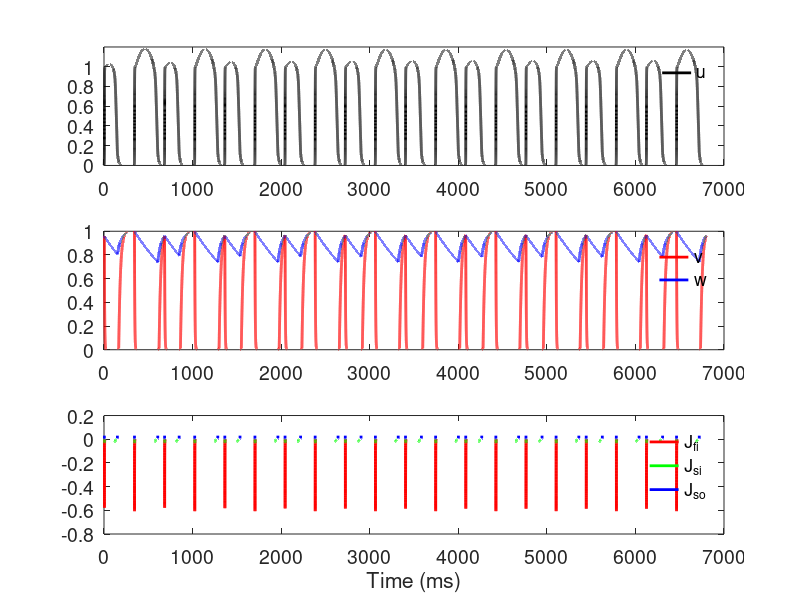

Write the MATLAB code that produced this figure.
% Fenton-Karma 3-variable model in 0d
set(0,'defaultlinelinewidth',2)
set(0,'defaultaxesfontsize',14)

% parameter values
tvp=3.33;
tv1m=19.6;
tv2m=1250.;
twp=870.0;
twm=41.0;
td=0.25;
to=12.5;
tr=33.33;
tsi=29.0;
xk=10.0;
ucsi=0.85;
uc=0.13;
uv=0.04;

% Guinea Pig parameter set from FentonKarma98
% tvp=10;
% tv1m=40;
% tv2m=333;
% twp=1000;
% twm=65;
% td=1/8.7;
% to=12.5;    % same as for BR
% tr=25;
% tsi=22;
% xk=10;      % same as for BR
% ucsi=0.85;  % same as for BR
% uc=0.13;    % same as for BR
% uv=0.025;

% stimulation period and strength
%period=320.0;
%period=500.0;
period=340.;
%stimmag=0.66;
%stimmag=0.148*2;
% this function should give stimulus value from time in ms
%stimscale = 0.35*180;
stimscale = 0.4;
stimdur = 10;
offset1 = 7;
offset2 = offset1*.96;
tscale = 0.725;
f = @(t) -stimscale*(t/tscale-offset1)./(1+(t/tscale-offset2).^4);

% initial values 
u=0.0;
v=0.95;
w=0.95;
%  v=1;
%  w=1;
% v=0.95;
% w=0.7;

% numerical parameters
dt = 0.02; % size of time step in ms
nbeats=20;
endtime=nbeats*period;
%endtime = 5000; % length of simulation in ms
nsteps=ceil(endtime/dt);

% vectors for saving data to plot
usave = zeros(nsteps+1,1);
vsave = zeros(nsteps+1,1);
wsave = zeros(nsteps+1,1);
usave(1,1) = u;
vsave(1,1) = v;
wsave(1,1) = w;

jfisave = zeros(nsteps+1,1);
jsisave = zeros(nsteps+1,1);
jsosave = zeros(nsteps+1,1);
jfisave(1,1) = 0;
jsisave(1,1) = 0;
jsosave(1,1) = 0;
t = 0:nsteps;
t=t*dt;

for ntime=1:nsteps
    
    p=0; % heaviside functions
    q=0;
    if(u>=uc)
        p=1;
    end
    if(u>=uv)
        q=1.;
    end
    dv=(1.-p)*(1.-v)/((1.-q)*tv1m+tv2m*q) - p*v/tvp;
    dw=(1.-p)*(1.-w)/twm - p*w/twp;
    v=v+dt*dv; % solving/updating v and w
    w=w+dt*dw;
    jfi=-v*p*(u-uc)*(1.-u)/td;
    jso=u*(1.-p)/to+p/tr;
    jsi=-w*(1.+tanh(xk*(u-ucsi)))/(2.*tsi);
    
    % stimulus
    istim=0;
    steps_since_new_cycle = mod(ntime,period/dt);
    if(steps_since_new_cycle<stimdur/dt)
        istim = f(steps_since_new_cycle*dt);
    end
    
    u=u - (jfi+jso+jsi-istim)*dt; % updating/integrating u
    
    usave(ntime+1,1) = u;
    vsave(ntime+1,1) = v;
    wsave(ntime+1,1) = w;
    
    jfisave(ntime+1,1) = jfi;
    jsisave(ntime+1,1) = jsi;
    jsosave(ntime+1,1) = jso;
    
end

figure(1)
subplot(3,1,1)
plot(t,usave,'k','linewidth',2),ylim([0 1.2])
legend('u'),legend boxoff

subplot(3,1,2)
plot(t,vsave,'r',t,wsave,'b','linewidth',2)
legend('v','w'),legend boxoff

subplot(3,1,3)
plot(t,jfisave,'r',t,jsisave,'g',t,jsosave,'b','linewidth',2)
xlabel('Time (ms)')
legend('J_{fi}','J_{si}','J_{so}'),legend boxoff

